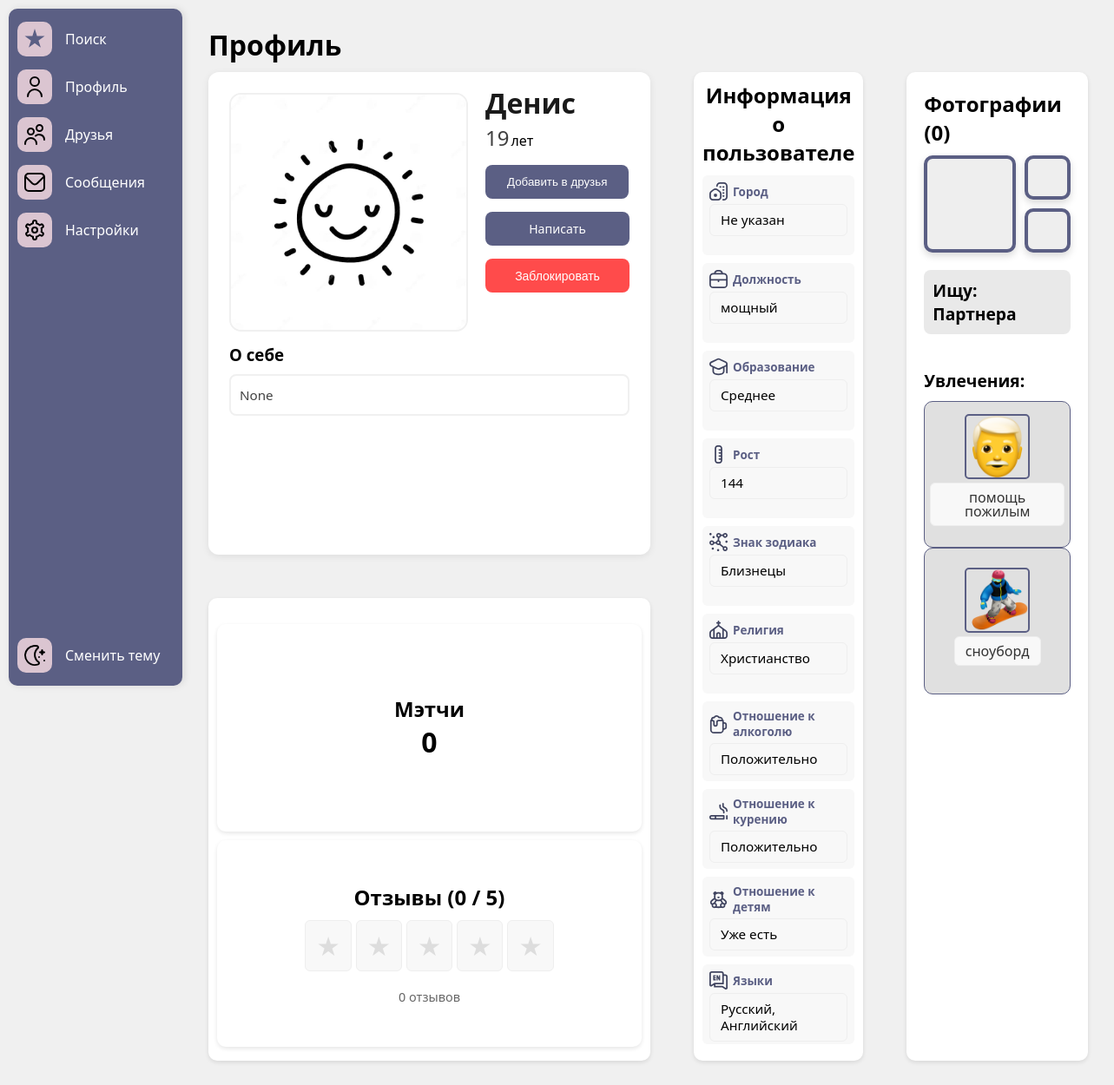
The app's page /profile/14/ (signed in) with its own data.
### authuser/models.py (models this page shows, shortened)
class User(AbstractBaseUser, PermissionsMixin):
    full_name = models.CharField(max_length=100)
    email = models.EmailField(unique=True)
    is_active = models.BooleanField(default=True)
    is_staff = models.BooleanField(default=False)
    is_ai = models.BooleanField(default=False)
    objects = CustomUserManager()
    USERNAME_FIELD = 'email'
    REQUIRED_FIELDS = ['full_name']

class Profile(models.Model):
    user = models.OneToOneField(User, on_delete=models.CASCADE, related_name='profile')
    avatar = models.ImageField(upload_to='avatars/', blank=True, null=True, default='avatars/default_avatar.jpg')
    gender = models.ForeignKey('Gender', on_delete=models.SET_NULL, blank=True, null=True)
    job = models.CharField(max_length=20, blank=True, null=True)
    birth_date = models.DateField(blank=True, null=True)
    bio = models.CharField(max_length=200, blank=True, null=True)
    city = models.ForeignKey('City', on_delete=models.SET_NULL, blank=True, null=True)
    interests = models.ManyToManyField('Interest', blank=True)
    height = models.PositiveIntegerField(blank=True, null=True)
    zodiac_sign = models.ForeignKey('Zodiac', on_delete=models.SET_NULL, blank=True, null=True)
    smoking = models.ForeignKey('Smoking', on_delete=models.SET_NULL, blank=True, null=True)
    alcohol = models.ForeignKey('Alcohol', on_delete=models.SET_NULL, blank=True, null=True)
    religion = models.ForeignKey('Religion', on_delete=models.SET_NULL, blank=True, null=True)
    education = models.ForeignKey('Education', on_delete=models.SET_NULL, blank=True, null=True)
    children = models.ForeignKey('Children', on_delete=models.SET_NULL, blank=True, null=True)
    language = models.ManyToManyField('Language', blank=True, null=True)
    relationship = models.ForeignKey('Relationship', on_delete=models.SET_NULL, blank=True, null=True)
    @property
    def age(self):
        if not self.birth_date:
            return None
        today = date.today()
        born = self.birth_date
        return today.year - born.year - ((today.month, today.day) < (born.month, born.day))

class Education(models.Model):
    name = models.CharField(max_length=20, unique=True)
    def __str__(self):
        return self.name

class Zodiac(models.Model):
    name = models.CharField(max_length=20, unique=True)
    def __str__(self):
        return self.name

class Religion(models.Model):
    name = models.CharField(max_length=20, unique=True)
    def __str__(self):
        return self.name

class Alcohol(models.Model):
    name = models.CharField(max_length=20, unique=True)
    def __str__(self):
        return self.name

class Smoking(models.Model):
    name = models.CharField(max_length=20, unique=True)
    def __str__(self):
        return self.name

class Children(models.Model):
    name = models.CharField(max_length=20, unique=True)
    def __str__(self):
        return self.name

class Language(models.Model):
    name = models.CharField(max_length=20, unique=True)

class Relationship(models.Model):
    name = models.CharField(max_length=20, unique=True)
    def __str__(self):
        return self.name

class Interest(models.Model):
    name = models.CharField(max_length=20, unique=True)
    image = models.ImageField(upload_to='interests/', blank=True, null=True)

### compatibility/views.py (the view)
# urls.py: path('profile/<int:user_id>/',user_profile, name='user_profile'),
@login_required
def user_profile(request, user_id):
    user = request.user
    if user.id == user_id:
        return redirect('profile')
    user_prof = get_object_or_404(User, id=user_id)
    profile = get_object_or_404(Profile, user=user_prof)
    can_review = not Review.objects.filter(author=user, receiver=user_prof).exists()
    reviews = Review.objects.filter(receiver=user_prof).select_related('author__profile')
    avg_rating = reviews.aggregate(Avg('rating'))['rating__avg'] or 0
    friendship = Friendship.objects.filter(
        (Q(from_user=user, to_user=user_prof) | Q(from_user=user_prof, to_user=user)),
        status__in=['pending', 'accepted']
    ).first()
    friendship_status = friendship.status if friendship else 'none'
    friendship_id = friendship.id if friendship else None
    is_request_sent = friendship.from_user == user if friendship else False
    if request.method == 'POST' and 'submit_review' in request.POST:
        form = ReviewForm(request.POST)
        if form.is_valid() and can_review:
            review = form.save(commit=False)
            review.author = user
            review.receiver = user_prof
            review.save()
            return redirect('user_profile', user_id=user_id)
    else:
        form = ReviewForm()
    context = {
        'profile': profile,
        'user': user_prof,
        'reviews': reviews,
        'avg_rating': round(avg_rating, 1),
        'review_form': form,
        'can_review': can_review,
        'friendship_status': friendship_status,
        'friendship_id': friendship_id,
        'is_request_sent': is_request_sent,
        'is_blocked': Block.objects.filter(blocker=user, blocked=user_prof).exists(),
        'is_blocked_by_user': Block.objects.filter(blocker=user_prof, blocked=user).exists(),
    }
    return render(request, 'user_profile.html', context)

### templates/user_profile.html (shortened to what this page needs)
{% extends 'base.html' %}
{% load static %}
{% block extra_css %}
<link rel="stylesheet" href="{% static 'css/profile_style.css' %}">
{% endblock %}
{% block content %}
{% if is_blocked_by_user %}
<div style="text-align: center; padding: 50px;">
    <h2>🚫 Вы заблокированы пользователем {{ user.full_name }}</h2>
    <p>Просмотр профиля недоступен</p>
</div>
{% else %}
<div>
    <h1 style="margin-bottom: 10px;">Профиль</h1>
</div>
<div class="stats">
    <div class="profile-card">
        <div class="profile-header">
            <div class="avatar-wrapper">
                <img class="avatar"
                     src="{{ user.profile.avatar.url }}"
                     alt="Profile photo"
                     onclick="openPhotoPreview(this.src)">
            </div>
            <div class="profile-meta">
                <div class="name-age-group">
                    <h1 class="user-name">
                        {{ user.full_name }}
                    </h1>
                    {% if user.profile.age %}
                    <div class="age-display">
                        <span class="age-value">{{ user.profile.age }}</span>
                        <span class="age-label">лет</span>
                    </div>
                    {% endif %}
                    <form action="{% url 'send_friend_request' user.id %}" method="post">
                        <button style="margin-top: 15px; " class="btn btn-primary">Добавить в друзья</button>
                    </form>
                    <div class="actions-group right">
                        <a href="{% url 'messenger_detail' user.id %}"
                           class="btn btn-primary message-btn"
                           style="font-weight: 400; font-size: 14px; height: 39px; display: inline-flex; align-items: center; justify-content: center; padding: 0 30px; margin-top: 15px; width: 166px; margin-right: auto;">
                            Написать
                        </a>
                    </div>
                    <div class="block-section">
                        {% if request.user != user %}
                        {% if is_blocked %}
                        <form action="{% url 'unblock_user' user.id %}" method="post">
                            {% csrf_token %}
                            <button style="font-weight: 400; font-size: 14px; height: 39px; display: inline-flex;  align-items: center; justify-content: center; padding: 0 30px; margin-top: 15px; width: 166px;" class="btn btn-dark">Разблокировать</button>
                        </form>
                        {% else %}
                        <form action="{% url 'block_user' user.id %}" method="post">
                            <button style="font-weight: 400; font-size: 14px; height: 39px; display: inline-flex;  align-items: center; justify-content: center; padding: 0 30px; margin-top: 15px; width: 166px;" class="btn btn-danger">Заблокировать</button>
                        </form>
                        {% endif %}
                        {% endif %}
                    </div>
                </div>
            </div>
        </div>
        <div class="bio-section">
            <h3 class="section-title">О себе</h3>
            <div class="bio-frame">
                <p class="bio-text">{{ user.profile.bio }}</p>
            </div>
        </div>
    </div>
    <div class="stat-box animate rectangle-box skip-box">
        <h2 style="text-align: center; margin-bottom: 10px;">Информация о пользователе</h2>
        <div class="info-item">
            <div class="info-header">
                <img src="{% static 'icons/city.svg' %}" class="info-icon" alt="Город">
                <h3 class="info-title">Город</h3>
            </div>
            <span class="info-content">
                {{ user.profile.city|default:"Не указан" }}
            </span>
        </div>
        <div class="info-item">
            <div class="info-header">
                <img src="{% static 'icons/job.svg' %}" class="info-icon" alt="Должность">
                <h3 class="info-title">Должность</h3>
            </div>
            <span class="info-content">
                {{ user.profile.job|default:"Не указан" }}
            </span>
        </div>
        <div class="info-item">
            <div class="info-header">
                <img src="{% static 'icons/education.svg' %}" class="info-icon" alt="Образование">
                <h3 class="info-title">Образование</h3>
            </div>
            <span class="info-content">
                {{ user.profile.education|default:"Не указан" }}
            </span>
        </div>
        <div class="info-item">
            <div class="info-header">
                <img src="{% static 'icons/height.svg' %}" class="info-icon" alt="Рост">
                <h3 class="info-title">Рост</h3>
            </div>
            <span class="info-content">
                {{ user.profile.height|default:"Не указан" }}
            </span>
        </div>
        <div class="info-item">
            <div class="info-header">
                <img src="{% static 'icons/zodiac_sign.svg' %}" class="info-icon" alt="Знак_зодиака">
                <h3 class="info-title">Знак зодиака</h3>
            </div>
            <span class="info-content">
                {{ user.profile.zodiac_sign|default:"Не указан" }}
            </span>
        </div>
        <div class="info-item">
            <div class="info-header">
                <img src="{% static 'icons/religion.svg' %}" class="info-icon" alt="Религия">
                <h3 class="info-title">Религия</h3>
            </div>
            <span class="info-content">
                {{ user.profile.religion|default:"Не указан" }}
            </span>
        </div>
        <div class="info-item">
            <div class="info-header">
                <img src="{% static 'icons/alcohol.svg' %}" class="info-icon" alt="Отношение_к_алкоголю">
                <h3 class="info-title">Отношение к алкоголю</h3>
            </div>
            <span class="info-content">
                {{ user.profile.alcohol|default:"Не указан" }}
            </span>
        </div>
        <div class="info-item">
            <div class="info-header">
                <img src="{% static 'icons/smoking.svg' %}" class="info-icon" alt="Отношение_к_курению">
                <h3 class="info-title">Отношение к курению</h3>
            </div>
            <span class="info-content">
                {{ user.profile.smoking|default:"Не указан" }}
            </span>
        </div>
        <div class="info-item">
            <div class="info-header">
                <img src="{% static 'icons/children.svg' %}" class="info-icon" alt="Отношение_к_детям">
                <h3 class="info-title">Отношение к детям</h3>
            </div>
            <span class="info-content">
                {{ user.profile.children|default:"Не указан" }}
            </span>
        </div>
        <div class="info-item">
            <div class="info-header">
                <img src="{% static 'icons/language.svg' %}" class="info-icon" alt="Языки">
                <h3 class="info-title">Языки</h3>
            </div>
            <span class="info-content">
                {% for lang in profile.language.all %}
                {{ lang.name }}{% if not forloop.last %}, {% endif %}
                {% empty %}
                Нет добавленных увлечений
                {% endfor %}
            </span>
        </div>
    </div>
    <div class="stat-box animate rectangle-box skip-box dlc-block">
        <div class="photos-section">
            <h2>Фотографии ({{ profile.photos.count }})</h2>
            <div class="photos-container">
                {% for photo in profile.photos.all|dictsortreversed:"uploaded_at"|slice:":3" %}
                <div class="{% if forloop.first %}large-photo{% else %}small-photo{% endif %} photo-wrapper">
                    {% if forloop.last and profile.photos.count > 3 %}
                    <div class="blur-container">
                        <img src="{{ photo.image.url }}" class="photo-image" onclick="openPhotoPreview(this.src)">
                    </div>
                    <div class="overlay" onclick="openPhotoModal()">
                        <span class="plus-icon">+{{ profile.photos.count|add:"-2" }}</span>
                    </div>
                    {% else %}
                    <img src="{{ photo.image.url }}" class="photo-image" onclick="openPhotoPreview(this.src)">
                    {% endif %}
                </div>
                {% empty %}
                <div class="large-photo photo-wrapper"></div>
                <div class="small-photo photo-wrapper"></div>
                <div class="small-photo photo-wrapper"></div>
                {% endfor %}
            </div>
        </div>
        <div class="looking-for">
            <h2>Ищу: {{ user.profile.relationship }}</h2>
        </div>
        <div class="hobbies">
            <h2>Увлечения:</h2>
            <div class="hobbies-grid">
                {% for interest in profile.interests.all %}
                <div class="hobby-tile">
                    <img src="{{ interest.image.url }}" alt="{{ interest.name }}" class="hobby-img">
                    <span>{{ interest.name }}</span>
                </div>
                {% empty %}
                <span>Добавьте увлечения</span>
                {% endfor %}
            </div>
        </div>
    </div>
    <div class="stat-box animate min-box" onclick="openReviewsModal()" style="cursor: pointer">
        <div class="three-squares">
            <div class="square">
                <div>
                    <h2>Мэтчи</h2>
                    <p class="count">0</p>
                </div>
            </div>
            <div class="square">
                <div class="reviews-summary">
                    <h2>Отзывы ({{ avg_rating }} / 5)</h2>
                    <div class="rating-stars-big" style="display: flex; gap: 5px; justify-content: center; flex-wrap: nowrap;">
                        {% for _ in "12345" %}
                        <span class="star{% if forloop.counter <= avg_rating %} filled{% endif %}"
                              style="display: inline-block; float: none !important;">★</span>
                        {% endfor %}
                    </div>
                    <p class="total-reviews">{{ reviews.count }} отзывов</p>
                </div>
            </div>
        </div>
    </div>
</div>
{% endif %}
{% endblock %}

### static/css/sidebar_styles.css (style rules this page uses)
* { box-sizing: border-box; margin: 0; padding: 0; }
body { font-family: 'Segoe UI', sans-serif; background: #f0f0f0; transition: background 0.3s; }

### records on screen
User: profile.avatar (placeholder picture), full_name "Денис", profile.age "19", profile.bio "None", profile.city "Не указан", profile.job "мощный", profile.education "Среднее", profile.height "144", profile.zodiac_sign "Близнецы", profile.religion "Христианство", profile.alcohol "Положительно", profile.smoking "Положительно", profile.children "Уже есть", profile.relationship "Партнера"
Language: name "Русский"
Language: name "Английский"
Profile: photos.count "0"
Interest: image (picture), name "помощь пожилым"
Interest: image (picture), name "сноуборд"

### other values on screen
{{ avg_rating }} "0"
{{ reviews.count }} "0"
